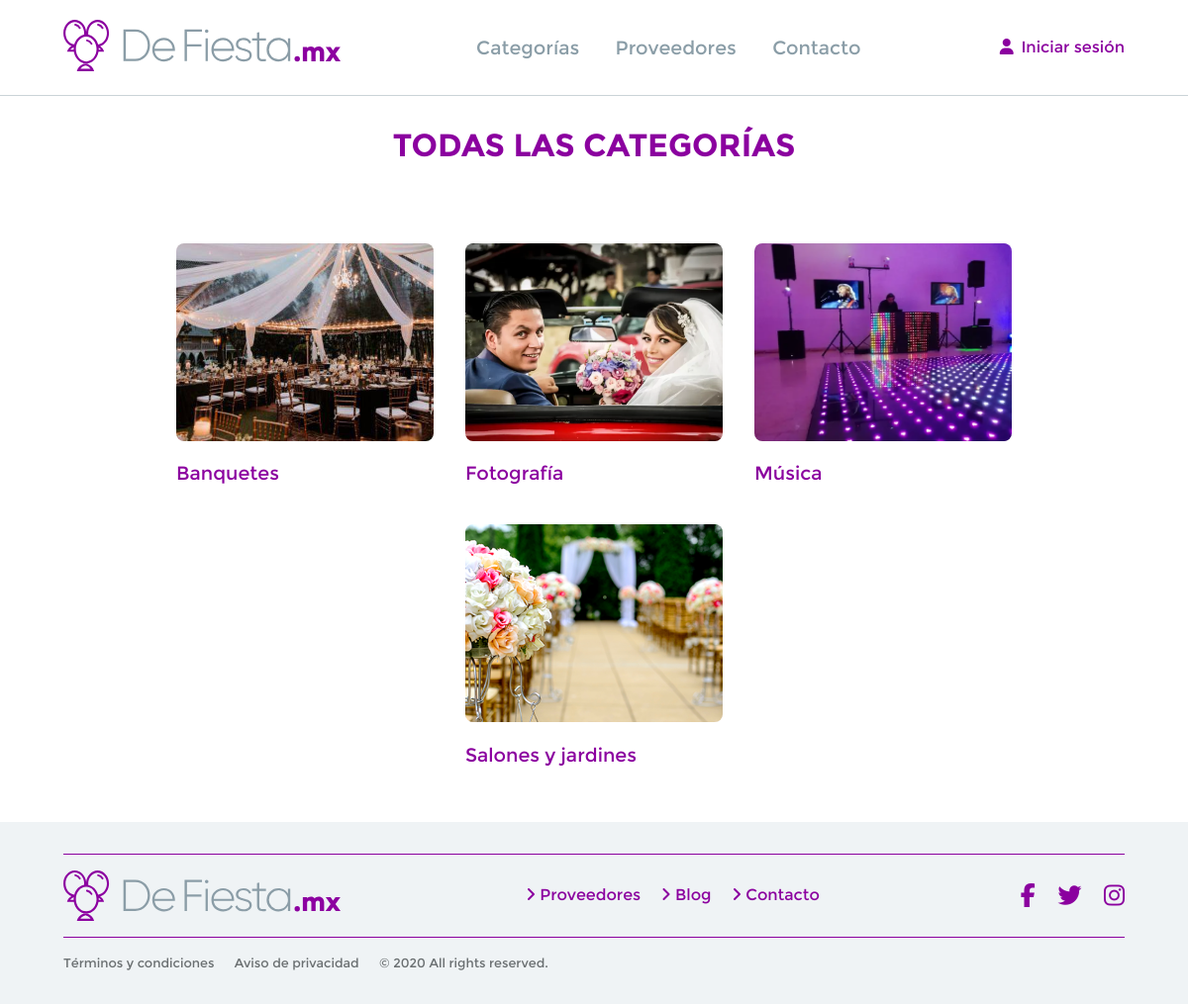
Screenshot of /provedores/categorias/ with the database file from the repository.
### providers/models.py (models this page shows, shortened)
class Category(models.Model):
    name = models.CharField(max_length=255)
    imagen = models.CharField(max_length=255, default="")
    class Meta:
        ordering = ['name', ]

### providers/views.py (the view)
# urls.py: path("categorias/", views.show_categories, name="show_categories"),
def show_categories(request):
    categories = Category.objects.all()
    return render(request, "providers/show-categories.html", {"categories": categories})

### templates/providers/show-categories.html
{% extends 'base.html' %}
{% load static %}
{% block content %}
  <main>
    <section class="provider__head">
        <div class="container">
            <h1 class="text-center">
                TODAS LAS CATEGORÍAS
            </h1>
        </div>
    </section>
    <section class="home__places">
        <div class="container">
            <div class="home__places-content" id="providersList">
              {% for category in categories %}
                <article class="home__places-item">
                  <img src="{% static 'images/' %}{{ category.imagen }}" alt="Lugar">
                    <a href="{% url 'providers:category_detail' category.pk %}" class="title">
                      <span style="font-size: 1.2rem;">
                        {{ category.name }}
                      </span>
                    </a>
                </article>
              {% endfor %}
            </div>
        </div>
    </section>
</main>
{% endblock content %}

### static/css/app.css (style rules this page uses)
html { line-height: 1.15; -webkit-text-size-adjust: 100%; }
body { margin: 0; }
main { display: block; }
h1 { font-size: 2em; margin: 0.67em 0; }
a { background-color: transparent; }
img { border-style: none; }
* { box-sizing: border-box; }
html, body { font-family: "Montreal"; }
h1, h2, h3, h4, h5, h6 { margin: 0; padding: 0; }
.container { max-width: 1440px; padding: 0 4rem; margin: 0 auto; }
.home__places { padding: 4rem 0; }
.home__places-content { display: flex; flex-wrap: wrap; justify-content: center; align-items: center; max-width: 1280px; }
.home__places-item { border-radius: 1rem; width: 260px; margin: 1rem; }
.home__places-item img { width: 100%; height: 200px; object-fit: cover; border-radius: 0.5rem; }
.home__places-item .title { color: #8b009f; font-size: 1rem; margin-top: 0.5rem; }
.provider__head { padding: 2rem 0; }
.provider__head h1 { color: #8b009f; }
main { min-height: calc(100vh - 97px - 183px); }
.home__places { padding: 2rem 0; }
.text-center { text-align: center; }
.home__places-item .title { color: #8b009f; font-size: 1rem; margin-top: 0.5rem; height: 40px; display: flex; justify-content: flex-start; align-items: center; text-decoration: none; }

### rows the page displays
Category: imagen (picture), name "Banquetes"
Category: imagen (picture), name "Fotografía"
Category: imagen (picture), name "Música"
Category: imagen (picture), name "Salones y jardines"
